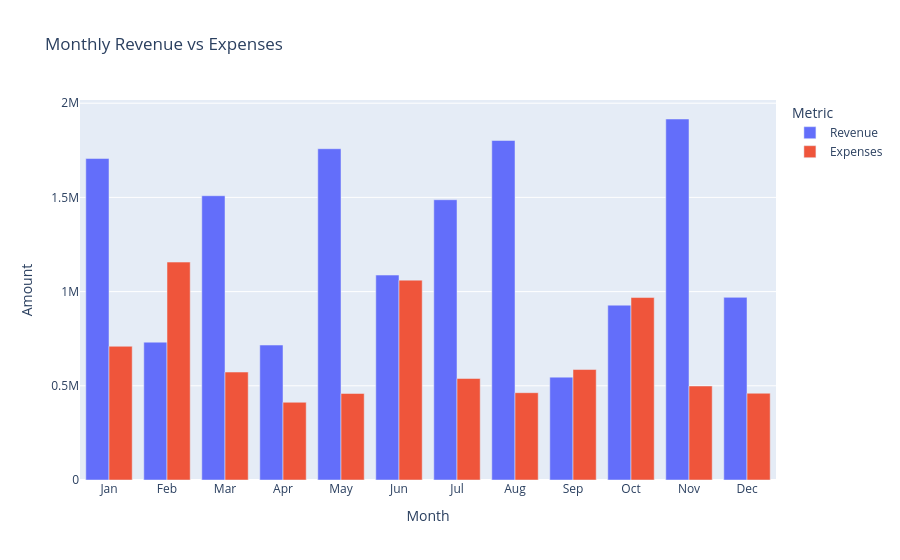

Notebook cell for this chart:
### Code cell
import plotly.express as px

fig = px.bar(
    revenue_df,
    x="Month",
    y=["Revenue", "Expenses"],
    barmode="group",
    title="Monthly Revenue vs Expenses",
    labels={
        "value": "Amount",
        "variable": "Metric"
    }
)

fig.show()

### Figure 1 — Plotly figure (JSON) as saved in the notebook; plotly's stock layout.template omitted (floating-point values rounded to 4 significant figures)
{"data": [{"alignmentgroup": "True", "hovertemplate": "Metric=Revenue<br>Month=%{x}<br>Amount=%{y}<extra></extra>", "legendgroup": "Revenue", "marker": {"color": "#636efa", "pattern": {"shape": ""}}, "name": "Revenue", "offsetgroup": "Revenue", "orientation": "v", "showlegend": true, "textposition": "auto", "type": "bar", "x": ["Jan", "Feb", "Mar", "Apr", "May", "Jun", "Jul", "Aug", "Sep", "Oct", "Nov", "Dec"], "xaxis": "x", "y": [1706283, 731599, 1508941, 716241, 1758324, 1087721, 1487667, 1802067, 546029, 928043, 1916150, 969375], "yaxis": "y"}, {"alignmentgroup": "True", "hovertemplate": "Metric=Expenses<br>Month=%{x}<br>Amount=%{y}<extra></extra>", "legendgroup": "Expenses", "marker": {"color": "#EF553B", "pattern": {"shape": ""}}, "name": "Expenses", "offsetgroup": "Expenses", "orientation": "v", "showlegend": true, "textposition": "auto", "type": "bar", "x": ["Jan", "Feb", "Mar", "Apr", "May", "Jun", "Jul", "Aug", "Sep", "Oct", "Nov", "Dec"], "xaxis": "x", "y": [709758, 1156640, 573004, 412541, 459300, 1060874, 538849, 463432, 586340, 968504, 499021, 460539], "yaxis": "y"}], "layout": {"barmode": "group", "legend": {"title": {"text": "Metric"}, "tracegroupgap": 0}, "title": {"text": "Monthly Revenue vs Expenses"}, "xaxis": {"anchor": "y", "domain": [0, 1], "title": {"text": "Month"}}, "yaxis": {"anchor": "x", "domain": [0, 1], "title": {"text": "Amount"}}}}
